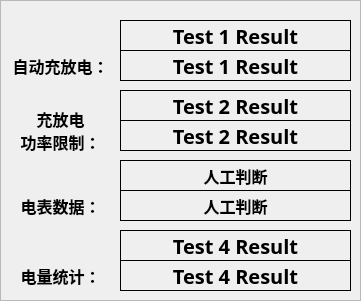
   <widget class="QFrame" name="frame_testresult">
    <property name="geometry">
     <rect>
      <x>1060</x>
      <y>460</y>
      <width>361</width>
      <height>301</height>
     </rect>
    </property>
    <property name="styleSheet">
     <string notr="true">QFrame#frame_testresult {
    border: 1px solid grey;
}
</string>
    </property>
    <property name="frameShape">
     <enum>QFrame::StyledPanel</enum>
    </property>
    <property name="frameShadow">
     <enum>QFrame::Raised</enum>
    </property>
    <widget class="QLabel" name="text_autotest_res1_1">
     <property name="geometry">
      <rect>
       <x>120</x>
       <y>20</y>
       <width>231</width>
       <height>31</height>
      </rect>
     </property>
     <property name="font">
      <font>
       <family>黑体</family>
       <pointsize>15</pointsize>
       <weight>75</weight>
       <bold>true</bold>
      </font>
     </property>
     <property name="styleSheet">
      <string notr="true">QLabel{ border: 1px solid black; }
</string>
     </property>
     <property name="text">
      <string>Test 1 Result</string>
     </property>
     <property name="alignment">
      <set>Qt::AlignCenter</set>
     </property>
    </widget>
    <widget class="QLabel" name="text_autotest_res2_1">
     <property name="geometry">
      <rect>
       <x>120</x>
       <y>90</y>
       <width>231</width>
       <height>31</height>
      </rect>
     </property>
     <property name="font">
      <font>
       <family>黑体</family>
       <pointsize>15</pointsize>
       <weight>75</weight>
       <bold>true</bold>
      </font>
     </property>
     <property name="styleSheet">
      <string notr="true">QLabel{ border: 1px solid black; }
</string>
     </property>
     <property name="text">
      <string>Test 2 Result</string>
     </property>
     <property name="alignment">
      <set>Qt::AlignCenter</set>
     </property>
    </widget>
    <widget class="QLabel" name="text_autotest_res3_1">
     <property name="geometry">
      <rect>
       <x>120</x>
       <y>160</y>
       <width>231</width>
       <height>31</height>
      </rect>
     </property>
     <property name="font">
      <font>
       <family>黑体</family>
       <pointsize>12</pointsize>
       <weight>75</weight>
       <bold>true</bold>
      </font>
     </property>
     <property name="styleSheet">
      <string notr="true">QLabel{ border: 1px solid black; }
</string>
     </property>
     <property name="text">
      <string>人工判断</string>
     </property>
     <property name="alignment">
      <set>Qt::AlignCenter</set>
     </property>
    </widget>
    <widget class="QLabel" name="text_autotest_res4_1">
     <property name="geometry">
      <rect>
       <x>120</x>
       <y>230</y>
       <width>231</width>
       <height>31</height>
      </rect>
     </property>
     <property name="font">
      <font>
       <family>黑体</family>
       <pointsize>15</pointsize>
       <weight>75</weight>
       <bold>true</bold>
      </font>
     </property>
     <property name="styleSheet">
      <string notr="true">QLabel{ border: 1px solid black; }
</string>
     </property>
     <property name="text">
      <string>Test 4 Result</string>
     </property>
     <property name="alignment">
      <set>Qt::AlignCenter</set>
     </property>
    </widget>
    <widget class="QLabel" name="label_serverip_12">
     <property name="geometry">
      <rect>
       <x>10</x>
       <y>50</y>
       <width>101</width>
       <height>31</height>
      </rect>
     </property>
     <property name="font">
      <font>
       <family>黑体</family>
       <pointsize>12</pointsize>
       <weight>75</weight>
       <bold>true</bold>
      </font>
     </property>
     <property name="styleSheet">
      <string notr="true">color: rgb(0, 0, 0)</string>
     </property>
     <property name="text">
      <string>自动充放电：</string>
     </property>
     <property name="alignment">
      <set>Qt::AlignCenter</set>
     </property>
    </widget>
    <widget class="QLabel" name="label_serverip_13">
     <property name="geometry">
      <rect>
       <x>10</x>
       <y>110</y>
       <width>101</width>
       <height>41</height>
      </rect>
     </property>
     <property name="font">
      <font>
       <family>黑体</family>
       <pointsize>12</pointsize>
       <weight>75</weight>
       <bold>true</bold>
      </font>
     </property>
     <property name="styleSheet">
      <string notr="true">color: rgb(0, 0, 0)</string>
     </property>
     <property name="text">
      <string>充放电
功率限制：</string>
     </property>
     <property name="alignment">
      <set>Qt::AlignCenter</set>
     </property>
    </widget>
    <widget class="QLabel" name="label_serverip_14">
     <property name="geometry">
      <rect>
       <x>10</x>
       <y>190</y>
       <width>101</width>
       <height>31</height>
      </rect>
     </property>
     <property name="font">
      <font>
       <family>黑体</family>
       <pointsize>12</pointsize>
       <weight>75</weight>
       <bold>true</bold>
      </font>
     </property>
     <property name="styleSheet">
      <string notr="true">color: rgb(0, 0, 0)</string>
     </property>
     <property name="text">
      <string>电表数据：</string>
     </property>
     <property name="alignment">
      <set>Qt::AlignCenter</set>
     </property>
    </widget>
    <widget class="QLabel" name="label_serverip_15">
     <property name="geometry">
      <rect>
       <x>10</x>
       <y>260</y>
       <width>101</width>
       <height>31</height>
      </rect>
     </property>
     <property name="font">
      <font>
       <family>黑体</family>
       <pointsize>12</pointsize>
       <weight>75</weight>
       <bold>true</bold>
      </font>
     </property>
     <property name="styleSheet">
      <string notr="true">color: rgb(0, 0, 0)</string>
     </property>
     <property name="text">
      <string>电量统计：</string>
     </property>
     <property name="alignment">
      <set>Qt::AlignCenter</set>
     </property>
    </widget>
    <widget class="QLabel" name="text_autotest_res1_2">
     <property name="geometry">
      <rect>
       <x>120</x>
       <y>50</y>
       <width>231</width>
       <height>31</height>
      </rect>
     </property>
     <property name="font">
      <font>
       <family>黑体</family>
       <pointsize>15</pointsize>
       <weight>75</weight>
       <bold>true</bold>
      </font>
     </property>
     <property name="styleSheet">
      <string notr="true">QLabel{ border: 1px solid black; }
</string>
     </property>
     <property name="text">
      <string>Test 1 Result</string>
     </property>
     <property name="alignment">
      <set>Qt::AlignCenter</set>
     </property>
    </widget>
    <widget class="QLabel" name="text_autotest_res2_2">
     <property name="geometry">
      <rect>
       <x>120</x>
       <y>120</y>
       <width>231</width>
       <height>31</height>
      </rect>
     </property>
     <property name="font">
      <font>
       <family>黑体</family>
       <pointsize>15</pointsize>
       <weight>75</weight>
       <bold>true</bold>
      </font>
     </property>
     <property name="styleSheet">
      <string notr="true">QLabel{ border: 1px solid black; }
</string>
     </property>
     <property name="text">
      <string>Test 2 Result</string>
     </property>
     <property name="alignment">
      <set>Qt::AlignCenter</set>
     </property>
    </widget>
    <widget class="QLabel" name="text_autotest_res3_2">
     <property name="geometry">
      <rect>
       <x>120</x>
       <y>190</y>
       <width>231</width>
       <height>31</height>
      </rect>
     </property>
     <property name="font">
      <font>
       <family>黑体</family>
       <pointsize>12</pointsize>
       <weight>75</weight>
       <bold>true</bold>
      </font>
     </property>
     <property name="styleSheet">
      <string notr="true">QLabel{ border: 1px solid black; }
</string>
     </property>
     <property name="text">
      <string>人工判断</string>
     </property>
     <property name="alignment">
      <set>Qt::AlignCenter</set>
     </property>
    </widget>
    <widget class="QLabel" name="text_autotest_res4_2">
     <property name="geometry">
      <rect>
       <x>120</x>
       <y>260</y>
       <width>231</width>
       <height>31</height>
      </rect>
     </property>
     <property name="font">
      <font>
       <family>黑体</family>
       <pointsize>15</pointsize>
       <weight>75</weight>
       <bold>true</bold>
      </font>
     </property>
     <property name="styleSheet">
      <string notr="true">QLabel{ border: 1px solid black; }
</string>
     </property>
     <property name="text">
      <string>Test 4 Result</string>
     </property>
     <property name="alignment">
      <set>Qt::AlignCenter</set>
     </property>
    </widget>
   </widget>
